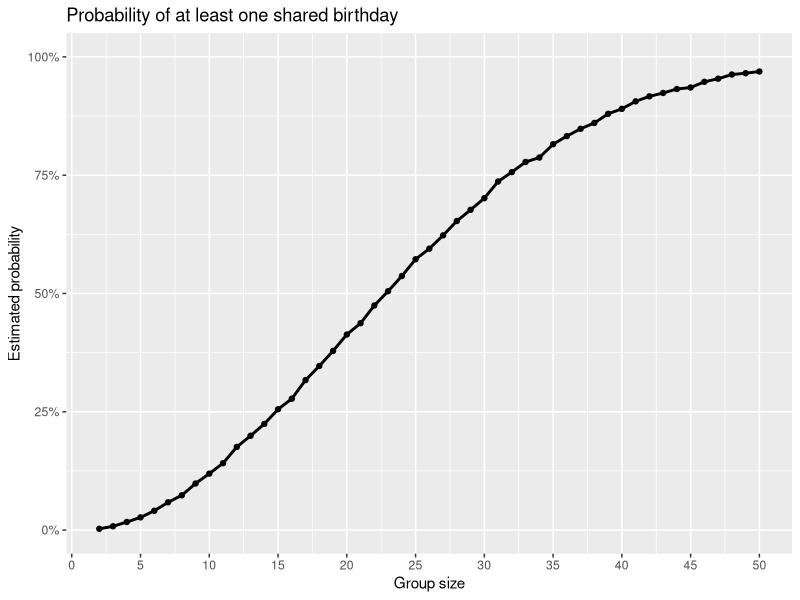

Generate this figure with R:
## ---- chunk 1
set.seed(2026)
library(ggplot2)
## ---- chunk 2
has_shared_birthday <- function(group_size) {
  birthdays <- sample(1:365, size = group_size, replace = TRUE)
  any(duplicated(birthdays))
}
## ---- chunk 3
simulation_results <- expand.grid(
  group_size = 2:50,
  simulation = seq_len(10000)
)

simulation_results$shared_birthday <- vapply(
  simulation_results$group_size,
  has_shared_birthday,
  logical(1)
)

birthday_probabilities <- aggregate(
  shared_birthday ~ group_size,
  data = simulation_results,
  FUN = mean
)
## ---- chunk 4
ggplot(birthday_probabilities, aes(x = group_size, y = shared_birthday)) +
  geom_line(linewidth = 1) +
  geom_point(size = 1.5) +
  scale_x_continuous(breaks = seq(0, 50, by = 5)) +
  scale_y_continuous(limits = c(0, 1), labels = scales::percent) +
  labs(
    title = "Probability of at least one shared birthday",
    x = "Group size",
    y = "Estimated probability"
  )
